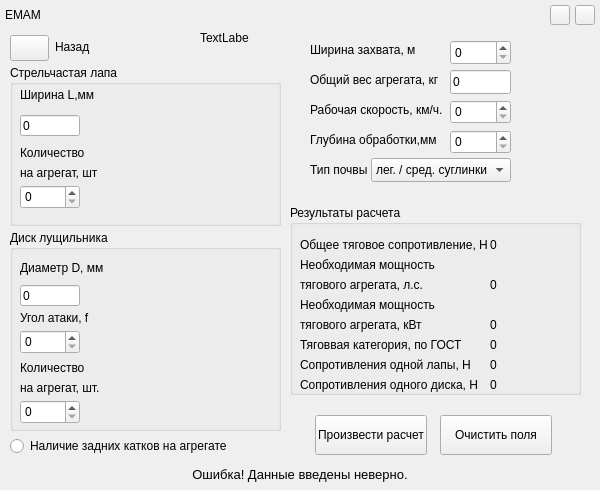
<?xml version="1.0" encoding="UTF-8"?>
<ui version="4.0">
 <class>AgriculturalMachinerCultivators</class>
 <widget class="QWidget" name="AgriculturalMachinerCultivators">
  <property name="geometry">
   <rect>
    <x>0</x>
    <y>0</y>
    <width>600</width>
    <height>490</height>
   </rect>
  </property>
  <property name="palette">
   <palette>
    <active/>
    <inactive/>
    <disabled/>
   </palette>
  </property>
  <property name="windowTitle">
   <string>Form</string>
  </property>
  <property name="windowIcon">
   <iconset resource="image.qrc">
    <normaloff>:/new/prefix1/window/application_icon_.jpg</normaloff>:/new/prefix1/window/application_icon_.jpg</iconset>
  </property>
  <widget class="QWidget" name="widget" native="true">
   <property name="geometry">
    <rect>
     <x>0</x>
     <y>0</y>
     <width>600</width>
     <height>490</height>
    </rect>
   </property>
   <widget class="QSpinBox" name="processing_depth_lancet_paw_">
    <property name="geometry">
     <rect>
      <x>450</x>
      <y>130</y>
      <width>61</width>
      <height>24</height>
     </rect>
    </property>
   </widget>
   <widget class="QGroupBox" name="groupBox_3">
    <property name="geometry">
     <rect>
      <x>290</x>
      <y>205</y>
      <width>291</width>
      <height>190</height>
     </rect>
    </property>
    <property name="title">
     <string>Результаты расчета</string>
    </property>
    <widget class="QLabel" name="label_7">
     <property name="geometry">
      <rect>
       <x>10</x>
       <y>30</y>
       <width>201</width>
       <height>20</height>
      </rect>
     </property>
     <property name="text">
      <string>Общее тяговое сопротивление, Н</string>
     </property>
    </widget>
    <widget class="QLabel" name="label_6">
     <property name="geometry">
      <rect>
       <x>10</x>
       <y>50</y>
       <width>141</width>
       <height>20</height>
      </rect>
     </property>
     <property name="text">
      <string>Необходимая мощность </string>
     </property>
    </widget>
    <widget class="QLabel" name="label_8">
     <property name="geometry">
      <rect>
       <x>10</x>
       <y>130</y>
       <width>181</width>
       <height>20</height>
      </rect>
     </property>
     <property name="text">
      <string>Тяговвая категория, по ГОСТ</string>
     </property>
    </widget>
    <widget class="QLabel" name="label_result_resistance_lancet_paw_">
     <property name="geometry">
      <rect>
       <x>10</x>
       <y>150</y>
       <width>180</width>
       <height>20</height>
      </rect>
     </property>
     <property name="text">
      <string>Сопротивления одной лапы, Н</string>
     </property>
    </widget>
    <widget class="QLabel" name="label_result_resistance_rink_">
     <property name="geometry">
      <rect>
       <x>10</x>
       <y>170</y>
       <width>181</width>
       <height>20</height>
      </rect>
     </property>
     <property name="text">
      <string>Сопротивления одного диска, Н</string>
     </property>
    </widget>
    <widget class="QLabel" name="label_2">
     <property name="geometry">
      <rect>
       <x>10</x>
       <y>70</y>
       <width>131</width>
       <height>20</height>
      </rect>
     </property>
     <property name="text">
      <string>тягового агрегата, л.с.</string>
     </property>
    </widget>
    <widget class="QLabel" name="result_traction_resistance_">
     <property name="geometry">
      <rect>
       <x>200</x>
       <y>30</y>
       <width>170</width>
       <height>20</height>
      </rect>
     </property>
     <property name="text">
      <string>&lt;html&gt;&lt;head/&gt;&lt;body&gt;&lt;p&gt;0&lt;/p&gt;&lt;/body&gt;&lt;/html&gt;</string>
     </property>
    </widget>
    <widget class="QLabel" name="result_power_tractor_">
     <property name="geometry">
      <rect>
       <x>200</x>
       <y>70</y>
       <width>170</width>
       <height>20</height>
      </rect>
     </property>
     <property name="text">
      <string>&lt;html&gt;&lt;head/&gt;&lt;body&gt;&lt;p&gt;0&lt;/p&gt;&lt;/body&gt;&lt;/html&gt;</string>
     </property>
    </widget>
    <widget class="QLabel" name="result_resistance_lancet_paw_">
     <property name="geometry">
      <rect>
       <x>200</x>
       <y>150</y>
       <width>170</width>
       <height>20</height>
      </rect>
     </property>
     <property name="text">
      <string>&lt;html&gt;&lt;head/&gt;&lt;body&gt;&lt;p&gt;0&lt;/p&gt;&lt;/body&gt;&lt;/html&gt;</string>
     </property>
    </widget>
    <widget class="QLabel" name="result_traction_category_">
     <property name="geometry">
      <rect>
       <x>200</x>
       <y>130</y>
       <width>170</width>
       <height>20</height>
      </rect>
     </property>
     <property name="text">
      <string>&lt;html&gt;&lt;head/&gt;&lt;body&gt;&lt;p&gt;0&lt;/p&gt;&lt;/body&gt;&lt;/html&gt;</string>
     </property>
    </widget>
    <widget class="QLabel" name="result_resistance_rink_">
     <property name="geometry">
      <rect>
       <x>200</x>
       <y>170</y>
       <width>170</width>
       <height>20</height>
      </rect>
     </property>
     <property name="text">
      <string>&lt;html&gt;&lt;head/&gt;&lt;body&gt;&lt;p&gt;0&lt;/p&gt;&lt;/body&gt;&lt;/html&gt;</string>
     </property>
    </widget>
    <widget class="QLabel" name="label_3">
     <property name="geometry">
      <rect>
       <x>-280</x>
       <y>0</y>
       <width>600</width>
       <height>31</height>
      </rect>
     </property>
     <property name="text">
      <string/>
     </property>
    </widget>
    <widget class="QLabel" name="label_5">
     <property name="geometry">
      <rect>
       <x>10</x>
       <y>90</y>
       <width>161</width>
       <height>20</height>
      </rect>
     </property>
     <property name="text">
      <string>Необходимая мощность</string>
     </property>
     <property name="textFormat">
      <enum>Qt::AutoText</enum>
     </property>
    </widget>
    <widget class="QLabel" name="label_16">
     <property name="geometry">
      <rect>
       <x>10</x>
       <y>110</y>
       <width>130</width>
       <height>20</height>
      </rect>
     </property>
     <property name="text">
      <string>тягового агрегата, кВт</string>
     </property>
    </widget>
    <widget class="QLabel" name="result_power_kW_">
     <property name="geometry">
      <rect>
       <x>200</x>
       <y>110</y>
       <width>170</width>
       <height>20</height>
      </rect>
     </property>
     <property name="text">
      <string>&lt;html&gt;&lt;head/&gt;&lt;body&gt;&lt;p&gt;0&lt;/p&gt;&lt;/body&gt;&lt;/html&gt;</string>
     </property>
    </widget>
   </widget>
   <widget class="QComboBox" name="soil_type_">
    <property name="geometry">
     <rect>
      <x>371</x>
      <y>158</y>
      <width>140</width>
      <height>24</height>
     </rect>
    </property>
    <item>
     <property name="text">
      <string>лег. / сред. суглинки</string>
     </property>
    </item>
    <item>
     <property name="text">
      <string>тяжелые суглинки</string>
     </property>
    </item>
    <item>
     <property name="text">
      <string>сухие глинистые</string>
     </property>
    </item>
   </widget>
   <widget class="QLabel" name="label_13">
    <property name="geometry">
     <rect>
      <x>310</x>
      <y>130</y>
      <width>131</width>
      <height>20</height>
     </rect>
    </property>
    <property name="text">
     <string>Глубина обработки,мм</string>
    </property>
   </widget>
   <widget class="QLabel" name="label_11">
    <property name="geometry">
     <rect>
      <x>310</x>
      <y>70</y>
      <width>131</width>
      <height>20</height>
     </rect>
    </property>
    <property name="text">
     <string>Общий вес агрегата, кг</string>
    </property>
   </widget>
   <widget class="QGroupBox" name="groupBox_Disc_">
    <property name="geometry">
     <rect>
      <x>10</x>
      <y>230</y>
      <width>271</width>
      <height>201</height>
     </rect>
    </property>
    <property name="title">
     <string>Диск лущильника</string>
    </property>
    <widget class="QLabel" name="label_21">
     <property name="geometry">
      <rect>
       <x>10</x>
       <y>30</y>
       <width>85</width>
       <height>16</height>
      </rect>
     </property>
     <property name="text">
      <string>Диаметр D, мм</string>
     </property>
    </widget>
    <widget class="QLabel" name="label_23">
     <property name="geometry">
      <rect>
       <x>10</x>
       <y>130</y>
       <width>71</width>
       <height>16</height>
      </rect>
     </property>
     <property name="text">
      <string>Количество</string>
     </property>
    </widget>
    <widget class="QLineEdit" name="diametr_rink_">
     <property name="geometry">
      <rect>
       <x>10</x>
       <y>55</y>
       <width>60</width>
       <height>21</height>
      </rect>
     </property>
     <property name="text">
      <string>0</string>
     </property>
    </widget>
    <widget class="QLabel" name="label_24">
     <property name="geometry">
      <rect>
       <x>10</x>
       <y>150</y>
       <width>81</width>
       <height>16</height>
      </rect>
     </property>
     <property name="text">
      <string>на агрегат, шт.</string>
     </property>
    </widget>
    <widget class="QSpinBox" name="quantity_disc_">
     <property name="geometry">
      <rect>
       <x>10</x>
       <y>170</y>
       <width>60</width>
       <height>24</height>
      </rect>
     </property>
    </widget>
    <widget class="QSpinBox" name="attack_angle_">
     <property name="geometry">
      <rect>
       <x>10</x>
       <y>100</y>
       <width>60</width>
       <height>24</height>
      </rect>
     </property>
    </widget>
    <widget class="QLabel" name="label_4">
     <property name="geometry">
      <rect>
       <x>10</x>
       <y>80</y>
       <width>85</width>
       <height>16</height>
      </rect>
     </property>
     <property name="text">
      <string>&lt;html&gt;&lt;head/&gt;&lt;body&gt;&lt;p&gt;Угол атаки, f&lt;/p&gt;&lt;/body&gt;&lt;/html&gt;</string>
     </property>
    </widget>
   </widget>
   <widget class="QGroupBox" name="groupBox_paw_width_">
    <property name="geometry">
     <rect>
      <x>10</x>
      <y>65</y>
      <width>271</width>
      <height>161</height>
     </rect>
    </property>
    <property name="title">
     <string>Стрельчастая лапа</string>
    </property>
    <widget class="QLineEdit" name="lancet_paw_width_">
     <property name="geometry">
      <rect>
       <x>10</x>
       <y>50</y>
       <width>60</width>
       <height>21</height>
      </rect>
     </property>
     <property name="text">
      <string>0</string>
     </property>
    </widget>
    <widget class="QLabel" name="label_14">
     <property name="geometry">
      <rect>
       <x>10</x>
       <y>20</y>
       <width>75</width>
       <height>20</height>
      </rect>
     </property>
     <property name="text">
      <string>Ширина L,мм</string>
     </property>
    </widget>
    <widget class="QLabel" name="label_18">
     <property name="geometry">
      <rect>
       <x>10</x>
       <y>80</y>
       <width>71</width>
       <height>16</height>
      </rect>
     </property>
     <property name="text">
      <string>Количество</string>
     </property>
    </widget>
    <widget class="QLabel" name="scheme_lancet_paw_">
     <property name="geometry">
      <rect>
       <x>120</x>
       <y>15</y>
       <width>141</width>
       <height>121</height>
      </rect>
     </property>
     <property name="text">
      <string/>
     </property>
    </widget>
    <widget class="QLabel" name="label_19">
     <property name="geometry">
      <rect>
       <x>10</x>
       <y>100</y>
       <width>81</width>
       <height>16</height>
      </rect>
     </property>
     <property name="text">
      <string>на агрегат, шт</string>
     </property>
    </widget>
    <widget class="QSpinBox" name="quantity_paw_width_">
     <property name="geometry">
      <rect>
       <x>10</x>
       <y>120</y>
       <width>60</width>
       <height>24</height>
      </rect>
     </property>
    </widget>
   </widget>
   <widget class="QPushButton" name="estimation_">
    <property name="geometry">
     <rect>
      <x>315</x>
      <y>415</y>
      <width>112</width>
      <height>40</height>
     </rect>
    </property>
    <property name="text">
     <string>Произвести расчет</string>
    </property>
   </widget>
   <widget class="QLineEdit" name="total_weight_">
    <property name="geometry">
     <rect>
      <x>450</x>
      <y>70</y>
      <width>61</width>
      <height>24</height>
     </rect>
    </property>
    <property name="text">
     <string>0</string>
    </property>
   </widget>
   <widget class="QLabel" name="label_15">
    <property name="geometry">
     <rect>
      <x>310</x>
      <y>160</y>
      <width>61</width>
      <height>20</height>
     </rect>
    </property>
    <property name="text">
     <string>Тип почвы</string>
    </property>
   </widget>
   <widget class="QSpinBox" name="speed_">
    <property name="geometry">
     <rect>
      <x>450</x>
      <y>100</y>
      <width>61</width>
      <height>24</height>
     </rect>
    </property>
   </widget>
   <widget class="QLabel" name="label_12">
    <property name="geometry">
     <rect>
      <x>310</x>
      <y>100</y>
      <width>141</width>
      <height>20</height>
     </rect>
    </property>
    <property name="text">
     <string>Рабочая скорость, км/ч.</string>
    </property>
   </widget>
   <widget class="QPushButton" name="clear_fields_">
    <property name="geometry">
     <rect>
      <x>440</x>
      <y>415</y>
      <width>112</width>
      <height>40</height>
     </rect>
    </property>
    <property name="text">
     <string>Очистить поля</string>
    </property>
   </widget>
   <widget class="QLabel" name="botton_hand_">
    <property name="geometry">
     <rect>
      <x>0</x>
      <y>460</y>
      <width>600</width>
      <height>30</height>
     </rect>
    </property>
    <property name="font">
     <font>
      <pointsize>10</pointsize>
     </font>
    </property>
    <property name="text">
     <string>&lt;html&gt;&lt;head/&gt;&lt;body&gt;&lt;p align=&quot;center&quot;&gt;Ошибка! Данные введены неверно.&lt;/p&gt;&lt;/body&gt;&lt;/html&gt;</string>
    </property>
   </widget>
   <widget class="QToolButton" name="back_">
    <property name="geometry">
     <rect>
      <x>10</x>
      <y>35</y>
      <width>39</width>
      <height>26</height>
     </rect>
    </property>
    <property name="text">
     <string/>
    </property>
   </widget>
   <widget class="QLabel" name="label_10">
    <property name="geometry">
     <rect>
      <x>55</x>
      <y>35</y>
      <width>40</width>
      <height>24</height>
     </rect>
    </property>
    <property name="text">
     <string>Назад</string>
    </property>
   </widget>
   <widget class="QLabel" name="upper_band_">
    <property name="geometry">
     <rect>
      <x>0</x>
      <y>0</y>
      <width>600</width>
      <height>30</height>
     </rect>
    </property>
    <property name="text">
     <string/>
    </property>
   </widget>
   <widget class="QLabel" name="label_17">
    <property name="geometry">
     <rect>
      <x>310</x>
      <y>40</y>
      <width>131</width>
      <height>20</height>
     </rect>
    </property>
    <property name="text">
     <string>Ширина захвата, м</string>
    </property>
   </widget>
   <widget class="QSpinBox" name="grip_width_">
    <property name="geometry">
     <rect>
      <x>450</x>
      <y>40</y>
      <width>61</width>
      <height>25</height>
     </rect>
    </property>
   </widget>
   <widget class="QToolButton" name="collapse_">
    <property name="geometry">
     <rect>
      <x>550</x>
      <y>5</y>
      <width>20</width>
      <height>20</height>
     </rect>
    </property>
    <property name="text">
     <string/>
    </property>
   </widget>
   <widget class="QToolButton" name="close_">
    <property name="geometry">
     <rect>
      <x>575</x>
      <y>5</y>
      <width>20</width>
      <height>20</height>
     </rect>
    </property>
    <property name="text">
     <string/>
    </property>
   </widget>
   <widget class="QLabel" name="name_program_">
    <property name="geometry">
     <rect>
      <x>5</x>
      <y>5</y>
      <width>50</width>
      <height>20</height>
     </rect>
    </property>
    <property name="text">
     <string>EMAM</string>
    </property>
   </widget>
   <widget class="QRadioButton" name="availability_of_ice_rinks_">
    <property name="geometry">
     <rect>
      <x>10</x>
      <y>435</y>
      <width>220</width>
      <height>22</height>
     </rect>
    </property>
    <property name="text">
     <string>Наличие задних катков на агрегате</string>
    </property>
   </widget>
   <widget class="QLabel" name="label">
    <property name="geometry">
     <rect>
      <x>200</x>
      <y>30</y>
      <width>49</width>
      <height>16</height>
     </rect>
    </property>
    <property name="text">
     <string>TextLabel</string>
    </property>
   </widget>
  </widget>
 </widget>
 <resources>
  <include location="image.qrc"/>
 </resources>
 <connections/>
</ui>
